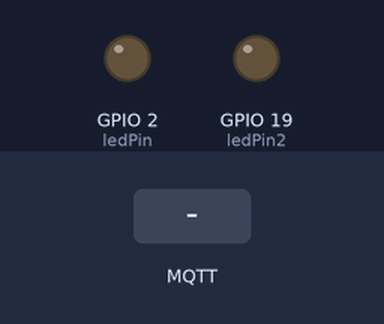
A sketch run on a simulated ESP32. On the bench: output pins drawn as LEDs (lit = HIGH). Inputs (shaded band) come from the test bench. WiFi joins after 1.5 s; servers stay silent unless stated; no MQTT or app messages arrive unless stated; what the sketch prints to the serial monitor is not drawn.

Above: at 2.7 s.
2.8 s: MQTT message "on" arrives on the first subscribed topic
At 3.6 s:
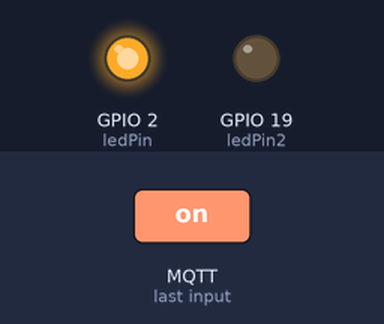
4.3 s: MQTT message "on" arrives on the second subscribed topic
At 4.8 s:
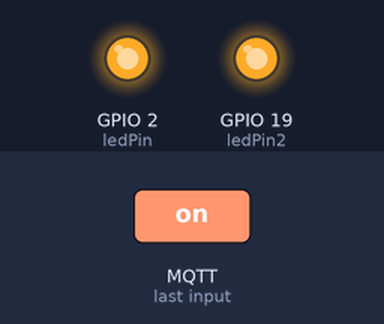
5.8 s: MQTT message "off" arrives on the first subscribed topic
At 6.1 s:
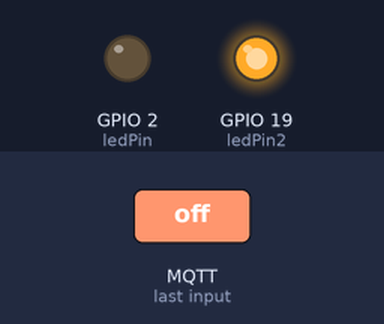
7.3 s: MQTT message "off" arrives on the second subscribed topic
At 8.6 s:
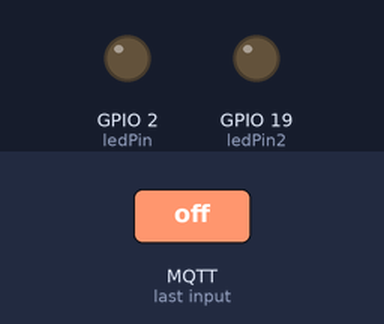
Timing chart, 0 to 9.8 s (numbered marks = the images above; inputs shaded):
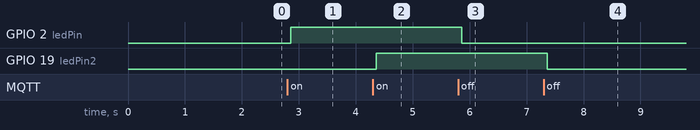

The sketch:

iot-proto.ino
```cpp
#include <WiFi.h>
#include <PubSubClient.h>
#include <WiFiClientSecure.h>

WiFiClientSecure espClient;
PubSubClient client(espClient);
long lastMsg = 0;
char msg[50];
int value = 0;

static const char *root_ca PROGMEM = R"EOF(
-----BEGIN CERTIFICATE-----
MIIFazCCA1OgAwIBAgIRAIIQz7DSQONZRGPgu2OCiwAwDQYJKoZIhvcNAQELBQAw
TzELMAkGA1UEBhMCVVMxKTAnBgNVBAoTIEludGVybmV0IFNlY3VyaXR5IFJlc2Vh
cmNoIEdyb3VwMRUwEwYDVQQDEwxJU1JHIFJvb3QgWDEwHhcNMTUwNjA0MTEwNDM4
WhcNMzUwNjA0MTEwNDM4WjBPMQswCQYDVQQGEwJVUzEpMCcGA1UEChMgSW50ZXJu
ZXQgU2VjdXJpdHkgUmVzZWFyY2ggR3JvdXAxFTATBgNVBAMTDElTUkcgUm9vdCBY
MTCCAiIwDQYJKoZIhvcNAQEBBQADggIPADCCAgoCggIBAK3oJHP0FDfzm54rVygc
h77ct984kIxuPOZXoHj3dcKi/vVqbvYATyjb3miGbESTtrFj/RQSa78f0uoxmyF+
0TM8ukj13Xnfs7j/EvEhmkvBioZxaUpmZmyPfjxwv60pIgbz5MDmgK7iS4+3mX6U
A5/TR5d8mUgjU+g4rk8Kb4Mu0UlXjIB0ttov0DiNewNwIRt18jA8+o+u3dpjq+sW
T8KOEUt+zwvo/7V3LvSye0rgTBIlDHCNAymg4VMk7BPZ7hm/ELNKjD+Jo2FR3qyH
B5T0Y3HsLuJvW5iB4YlcNHlsdu87kGJ55tukmi8mxdAQ4Q7e2RCOFvu396j3x+UC
B5iPNgiV5+I3lg02dZ77DnKxHZu8A/lJBdiB3QW0KtZB6awBdpUKD9jf1b0SHzUv
KBds0pjBqAlkd25HN7rOrFleaJ1/ctaJxQZBKT5ZPt0m9STJEadao0xAH0ahmbWn
OlFuhjuefXKnEgV4We0+UXgVCwOPjdAvBbI+e0ocS3MFEvzG6uBQE3xDk3SzynTn
jh8BCNAw1FtxNrQHusEwMFxIt4I7mKZ9YIqioymCzLq9gwQbooMDQaHWBfEbwrbw
qHyGO0aoSCqI3Haadr8faqU9GY/rOPNk3sgrDQoo//fb4hVC1CLQJ13hef4Y53CI
rU7m2Ys6xt0nUW7/vGT1M0NPAgMBAAGjQjBAMA4GA1UdDwEB/wQEAwIBBjAPBgNV
HRMBAf8EBTADAQH/MB0GA1UdDgQWBBR5tFnme7bl5AFzgAiIyBpY9umbbjANBgkq
hkiG9w0BAQsFAAOCAgEAVR9YqbyyqFDQDLHYGmkgJykIrGF1XIpu+ILlaS/V9lZL
ubhzEFnTIZd+50xx+7LSYK05qAvqFyFWhfFQDlnrzuBZ6brJFe+GnY+EgPbk6ZGQ
3BebYhtF8GaV0nxvwuo77x/Py9auJ/GpsMiu/X1+mvoiBOv/2X/qkSsisRcOj/KK
NFtY2PwByVS5uCbMiogziUwthDyC3+6WVwW6LLv3xLfHTjuCvjHIInNzktHCgKQ5
ORAzI4JMPJ+GslWYHb4phowim57iaztXOoJwTdwJx4nLCgdNbOhdjsnvzqvHu7Ur
TkXWStAmzOVyyghqpZXjFaH3pO3JLF+l+/+sKAIuvtd7u+Nxe5AW0wdeRlN8NwdC
jNPElpzVmbUq4JUagEiuTDkHzsxHpFKVK7q4+63SM1N95R1NbdWhscdCb+ZAJzVc
oyi3B43njTOQ5yOf+1CceWxG1bQVs5ZufpsMljq4Ui0/1lvh+wjChP4kqKOJ2qxq
4RgqsahDYVvTH9w7jXbyLeiNdd8XM2w9U/t7y0Ff/9yi0GE44Za4rF2LN9d11TPA
mRGunUHBcnWEvgJBQl9nJEiU0Zsnvgc/ubhPgXRR4Xq37Z0j4r7g1SgEEzwxA57d
emyPxgcYxn/eR44/KJ4EBs+lVDR3veyJm+kXQ99b21/+jh5Xos1AnX5iItreGCc=
-----END CERTIFICATE-----
)EOF";

// Replace the next variables with your SSID/Password combination
const char* ssid = "";
const char* password = "";

// LED Pin
const int ledPin = 2;
const int ledPin2 = 19;

// MQTT  CRED
const char* mqtt_server = ""; // altere o endereço do servidor MQTT
const int mqtt_port = 8883;
const char* mqtt_username = "";
const char* mqtt_password = "";

void setup() {
  Serial.begin(115200);
  pinMode(ledPin, OUTPUT);
  pinMode(ledPin2, OUTPUT);

  Serial.print("\nConnecting to ");
  Serial.println(ssid);

  WiFi.mode(WIFI_STA);
  WiFi.begin(ssid, password);

  while (WiFi.status() != WL_CONNECTED) {
  delay(500);
  Serial.print('.');
  }
  randomSeed(micros());
  Serial.println("\nWiFi connected\nIP address: ");
  Serial.println(WiFi.localIP());

  while (!Serial) delay(1);

  espClient.setCACert(root_ca);
  client.setServer(mqtt_server, mqtt_port);
  client.setCallback(callback);
  if (WiFi.status() == WL_CONNECTED){
  }
  else  {
    while (1)
    {
      Serial.println("Cannot connect to WiFi. Please check data and reset the ESP.");
      delay(2500);
    }
  }
}


void callback(char* topic, byte* message, unsigned int length) {
  Serial.print("Message arrived on topic: ");
  Serial.print(topic);
  Serial.print(". Message: ");
  String messageTemp;

  for (int i = 0; i < length; i++) {
    Serial.print((char)message[i]);
    messageTemp += (char)message[i];
  }
  Serial.println();

  if (String(topic) == "esp32/led/1") {
    // String messageTemp;
    Serial.print("Changing output to ");
    if(messageTemp == "on"){
      Serial.println("on");
      digitalWrite(ledPin, HIGH);
    }
    else if(messageTemp == "off"){
      Serial.println("off");
      digitalWrite(ledPin, LOW);
    }
  }
  if (String(topic) == "esp32/led/2") {
    Serial.print("Changing output to ");
    if(messageTemp == "on"){
      Serial.println("on");
      digitalWrite(ledPin2, HIGH);
    }
    else if(messageTemp == "off"){
      Serial.println("off");
      digitalWrite(ledPin2, LOW);
    }
  }

}

void reconnect() {
  // Loop until we're reconnected
  while (!client.connected()) {
    Serial.print("Attempting MQTT connection...");
    // Attempt to connect
    if (client.connect("esp32", mqtt_username, mqtt_password)) {
      Serial.println("connected");
      // Subscribe
      client.subscribe("esp32/led/1");
      client.subscribe("esp32/led/2");
      client.subscribe("esp32/lum");
    } else {
      Serial.print("failed, rc=");
      Serial.print(client.state());
      Serial.println(" try again in 5 seconds");
      // Wait 3 seconds before retrying
      delay(3000);
    }
  }
}
void loop() {
  if (!client.connected()) {
    reconnect();
  }
  client.loop();
  delay(100);
}
```

Measured:
- after the input at 2.8 s, GPIO 2 (ledPin): LOW → HIGH after 0.06 s
- after the input at 4.3 s, GPIO 19 (ledPin2): LOW → HIGH after 0.06 s
- after the input at 5.8 s, GPIO 2 (ledPin): HIGH → LOW after 0.06 s
- after the input at 7.3 s, GPIO 19 (ledPin2): HIGH → LOW after 0.07 s
